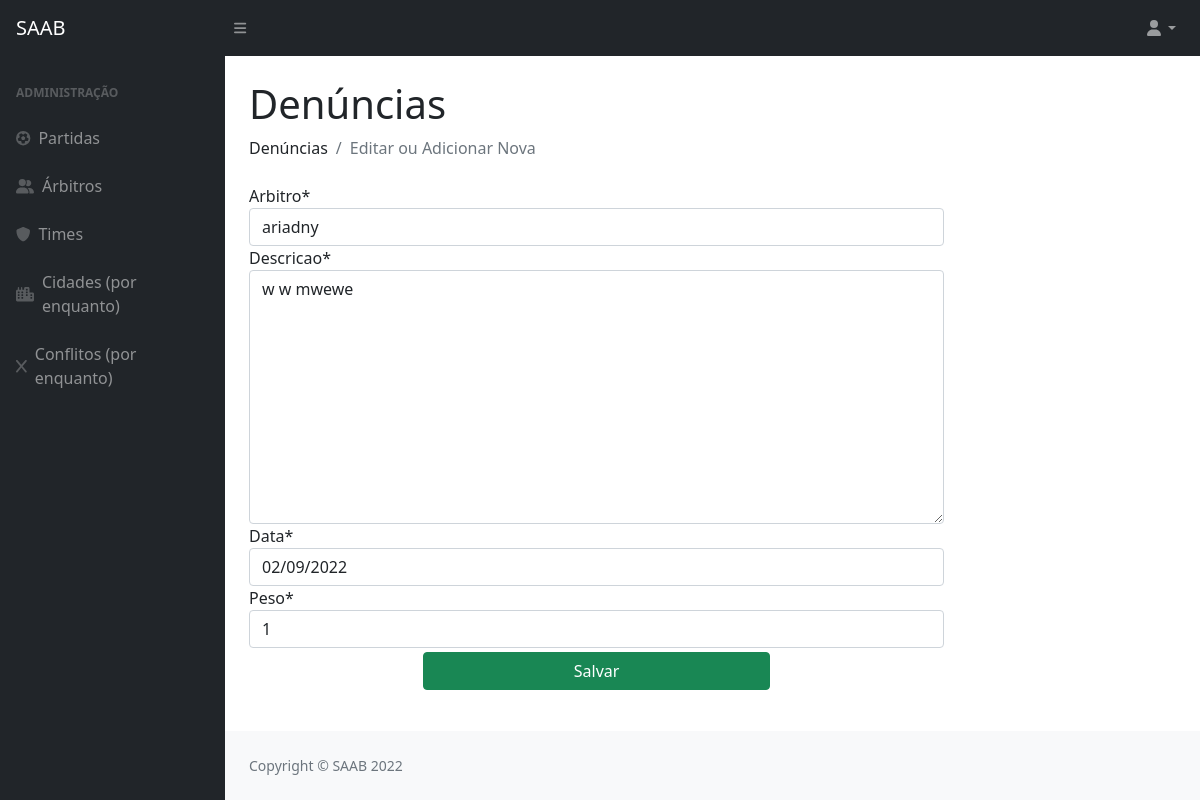
The page /updateDenuncias/1/1 on the database its author committed.
### privado/models.py (models this page shows)
class DenunciaArbitro(models.Model):
    codigo = models.AutoField(primary_key=True)
    arbitro = models.ForeignKey(Arbitro, on_delete=models.CASCADE)
    descricao = models.TextField(max_length=260)
    data = models.DateField()
    peso = models.IntegerField()

### privado/views.py (the view)
# urls.py: path('updateDenuncias/<int:ida>/<int:id>', updateDenuncias, name="url_updateDenuncias"),
def updateDenuncias(request, ida, id):
    denuncia = DenunciaArbitro.objects.get(pk=id)
    formDenuncias = DenunciasForm(request.POST or None, instance=denuncia)
    if formDenuncias.is_valid() :
        formDenuncias.save()
        return redirect("/InfoAdicionais/"+str(ida))
    pacote = {"formDenuncias": formDenuncias}
    return render(request, "SAAB/formDenuncias.html", pacote)

### privado/form.py
class DenunciasForm(ModelForm):
    class Meta:
        model = DenunciaArbitro
        fields = ["codigo" , "arbitro","descricao","data","peso" ]

### privado/models.py (called while the page is built)
    def __str__(self):
        return (self.nome)

### privado/templates/SAAB/formDenuncias.html (shortened to what this page needs)
{% extends 'SAAB/layout.html' %}
{% block conteudo %}
{% load static %}
{% load crispy_forms_tags %}
<!DOCTYPE html>
<html>
    <head>
    </head>
    <body>
        <h1 class="mt-4">Denúncias</h1>
        <ol class="breadcrumb mb-4">
            <li class="breadcrumb-item">Denúncias</li>
            <li class="breadcrumb-item active">Editar ou Adicionar Nova</li>
        </ol>
        <form method="post" class="w-75">
            {{ formDenuncias|crispy }}
            <div class="w-100 text-center">
                <button type="submit" class="w-50 mt-1 btn btn-success">Salvar</button>
            </div>
        </form>
    </body>
</html>
{% endblock %}

### rows shown on the page
DenunciaArbitro: arbitro "ariadny", descricao "w w mwewe", data "02/09/2022", peso "1"
